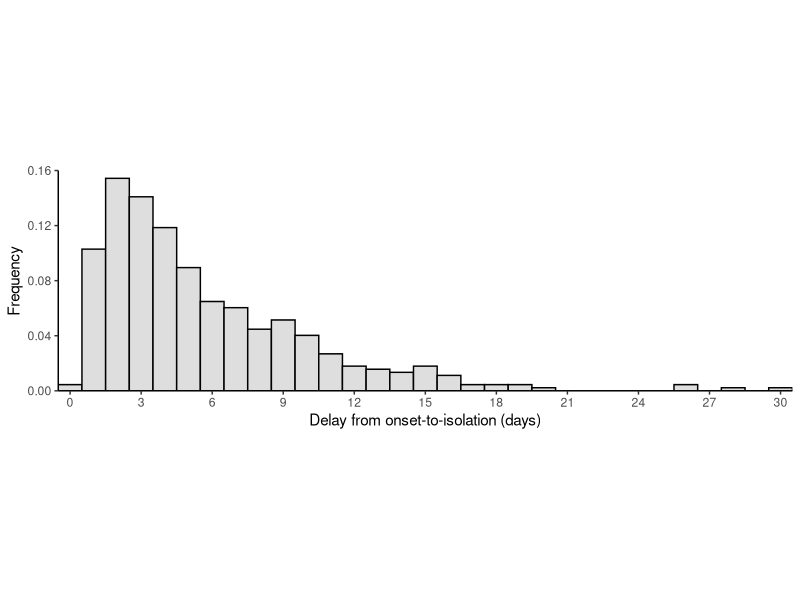
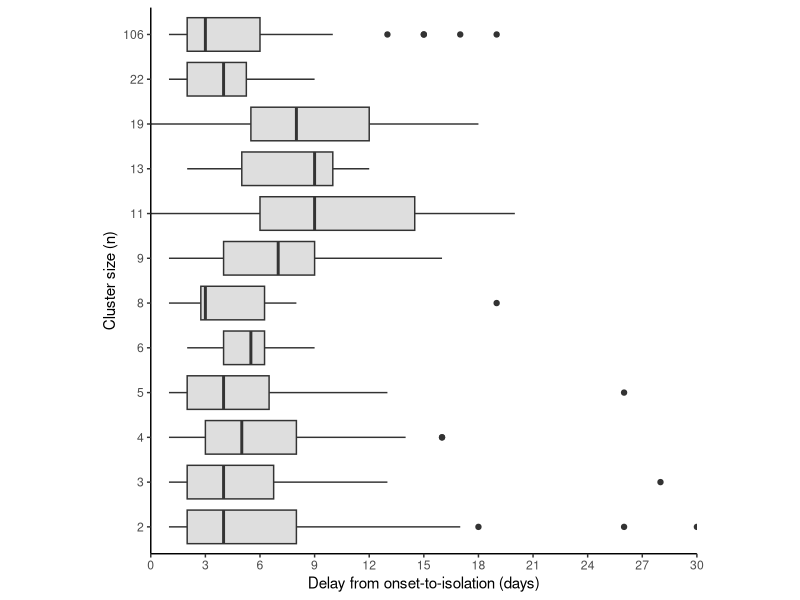
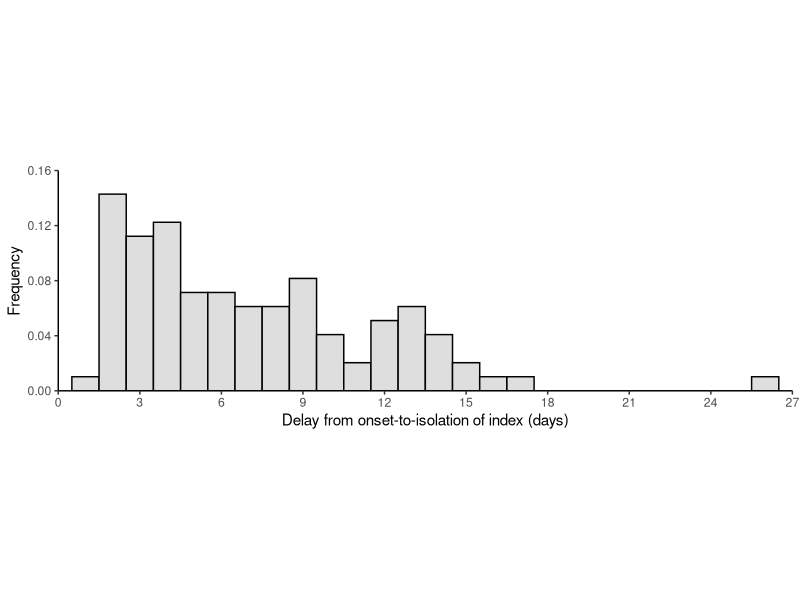
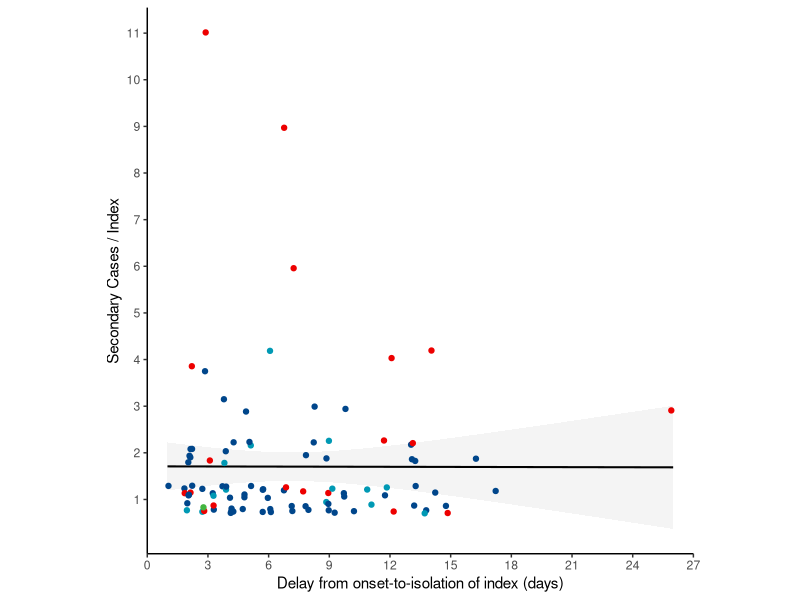

Write the R code that produced these figures, in order.
library(tidyverse)
library(lubridate)
library(ggsci)

###delay analysis and figures

case_data <- read_csv("data/case_data.csv")
transmission_pairs <- read_csv(file = "data/transmission_pairs.csv")

case_data <- case_data %>%
  mutate(onset.date = dmy(onset.date),
         confirm.date = dmy(confirm.date),
         epi.date = dmy(epi.date))

#Figure 4A
case_data %>%
  filter(cluster.id != 0) %>%
  mutate(delay = as.numeric(confirm.date - onset.date, na.rm = T)) %>%
  filter(!is.na(delay)) %>%
  ggplot() +
  geom_histogram(aes(x = delay, y = ..density..),  fill = '#dedede', colour = "black", binwidth = 1) +
  scale_y_continuous("Frequency", expand = c(0,0), limits = c(0,0.16)) + 
  scale_x_continuous("Delay from onset-to-isolation (days)", expand = c(0,0), breaks = seq(0,30, by = 3)) +
  theme_classic() +
  theme(aspect.ratio = 0.3, legend.position = 'none')


case_data %>%
  filter(cluster.id != 0) %>%
  mutate(delay = as.numeric(confirm.date - onset.date, na.rm = T)) %>%
  group_by(cluster.id) %>%
  mutate(n = n()) %>% 
  dplyr::select(n, delay) %>%
  ungroup() %>%
  mutate(n = as_factor(n)) %>% 
  ggplot() +
  geom_boxplot(aes(x=n, y=delay), fill = "#dedede") +
  theme_classic() +
  theme(aspect.ratio=1) +
  scale_y_continuous("Delay from onset-to-isolation (days)", limits = c(0, 30), expand = c(0,0), breaks = seq(0,30, by = 3)) +
  xlab("Cluster size (n)") +
  coord_flip()

#Figure 4B
transmission_pairs %>%
  group_by(infector.case, cluster.risk) %>%
  summarise(n = n(), delay = mean(delay.infector)) %>%
  filter(!is.na(delay)) %>%
  ggplot() +
  geom_histogram(aes(x = delay, y = ..density..),  fill = '#dedede', colour = "black", binwidth = 1) +
  scale_y_continuous("Frequency", expand = c(0,0), limits = c(0,0.16)) + 
  scale_x_continuous("Delay from onset-to-isolation of index (days)", 
                     expand = c(0,0), limits = c(0,27), breaks = seq(0,27, by = 3)) +
  theme_classic() +
  theme(aspect.ratio = 0.3, legend.position = 'none')

transmission_pairs %>%
  group_by(infector.case, cluster.risk) %>%
  summarise(n = n(), delay = mean(delay.infector)) %>%
  filter(delay != "NA") %>%
  arrange(desc(n)) %>%
  ggplot() +
  geom_smooth(method = lm, aes(x=delay, y = n), color = "black", alpha = 0.1, size = 0.7) +
  geom_jitter(aes(x = delay, y = n, colour = cluster.risk), height = 0.3, width = 0.3) +
  scale_y_continuous("Secondary Cases / Index", breaks = 1:11) +
  scale_x_continuous("Delay from onset-to-isolation of index (days)", 
                     expand = c(0,0),                     
                     limits = c(0,27), breaks = seq(0,27, by = 3)) +
  theme_classic() +
  theme(aspect.ratio = 1, legend.position = 'none') +
  scale_color_lancet()

#Calculatate delay stats
transmission_pairs %>%
  group_by(infector.case, cluster.risk) %>%
  summarise(n = n(), delay = mean(delay.infector)) %>%
  filter(delay != "NA") %>% 
  arrange(desc(n)) %>%
  lm(n ~ delay, data = .) %>%
  summary()

transmission_pairs %>%
  group_by(infector.case, cluster.risk) %>%
  summarise(n = n(), delay = mean(delay.infector)) %>%
  filter(!is.na(delay)) %>%
  pull(delay) %>%
  median()

case_data %>%
  filter(cluster.id != 0) %>%
  mutate(delay = as.numeric(confirm.date - onset.date, na.rm = T)) %>%
  filter(!is.na(delay)) %>%
  pull(delay) %>%
  median()



